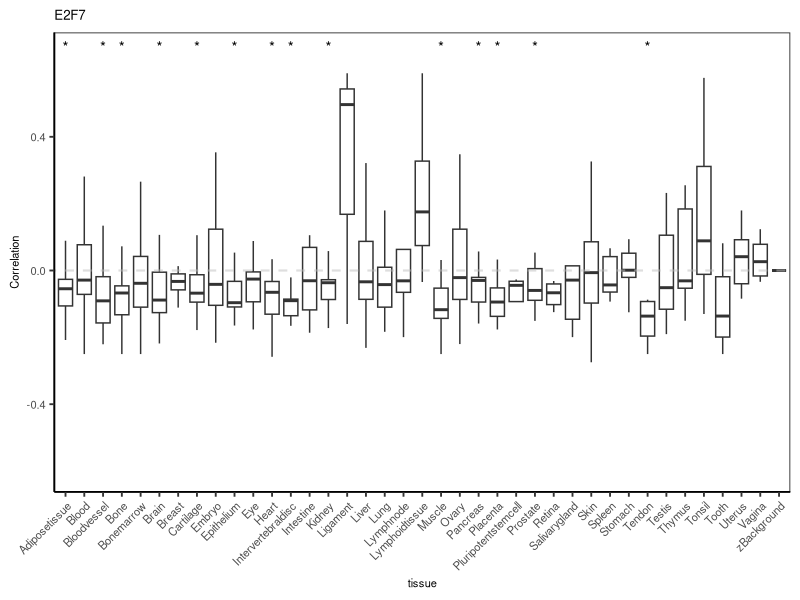

Source code (R): (Note: this script raises an error after producing the figure.)
#for plot
library(stringr)
library(ggplot2)
library(ggpubr)
#j接下来是用R作图画出errorbar
TF = read.table("corr-3brianTF-muti-rm.txt", header = TRUE, sep='\t')
#TF = as.character(TF)
size0= 7
ymin = -0.6
ymax=0.65
size1 =0.5
alpha0 = 0.3
i = 1
AA=1:dim(TF)[1]
AA=0*AA
AA[TF$tissue=="Brain"]=1
TF$class=AA
data=TF
#data1 = data[,2:4]
#row.names(data1) = data$tissue

for (i in 2:31)
{
data=TF[,c(1,i)]
colnames(data)=c("tissue","mean1")

p1 = ggplot(data,aes(tissue,mean1))+geom_boxplot(outlier.alpha = 0)+
    labs(title = paste0(colnames(TF)[i]))+ylab( "Correlation")+
    geom_abline(intercept=0,slope=0,col="gray",alpha=0.5,lwd=0.75,linetype="dashed")+
    scale_y_continuous(limits = c(ymin,ymax))+
    scale_fill_manual(values=c("#FFFFF0","#00BBBB")) + stat_compare_means(label = "p.signif", method = "t.test", ref.group = "zBackground", method.args = list(alternative = "less"),symnum.args = list(cutpoints = c(0, 0.05, 1), symbols = c( "*", "ns")),hide.ns = TRUE,bracket.size = 0.1)+
    theme_bw(14) + theme(
        axis.text.x = element_text(angle = 45, hjust = 1, vjust = 1), 
        legend.position = "none")+ 
    theme(text =element_text(size=8),axis.text.y=element_text(size=8),axis.text.x=element_text(size=8),
          panel.grid.major =element_blank(), panel.grid.minor = element_blank(),panel.background = element_blank(),
          axis.line = element_line(colour = "black"))
pdf(file = paste0(colnames(TF)[i],".pdf"), pointsize=8,width=8,height=3)

grid.draw(p1)
dev.off()
}
write.table(A,'pvalue.txt',sep='\t',quote=FALSE,col.names=TRUE,row.names=TRUE)
B=A
for (i in 1:30)
{
temp=order(A[,i])
B[,i]=A[,i]*38/temp
}
write.table(B,'qvalue.txt',sep='\t',quote=FALSE,col.names=TRUE,row.names=TRUE)
